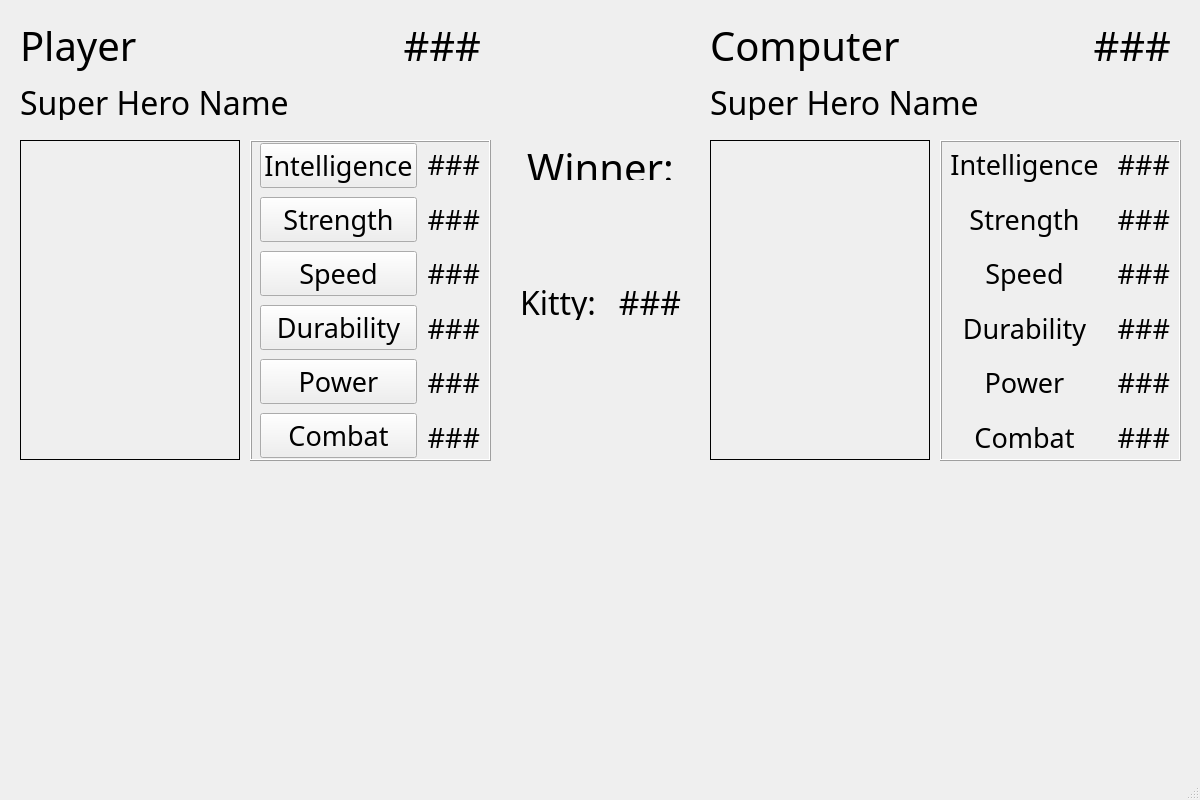
<?xml version="1.0" encoding="UTF-8"?>
<ui version="4.0">
 <class>MainWindow</class>
 <widget class="QMainWindow" name="MainWindow">
  <property name="geometry">
   <rect>
    <x>0</x>
    <y>0</y>
    <width>1200</width>
    <height>800</height>
   </rect>
  </property>
  <property name="windowTitle">
   <string>MainWindow</string>
  </property>
  <widget class="QWidget" name="centralwidget">
   <widget class="QLabel" name="player_img_lb">
    <property name="geometry">
     <rect>
      <x>20</x>
      <y>140</y>
      <width>220</width>
      <height>320</height>
     </rect>
    </property>
    <property name="frameShape">
     <enum>QFrame::Box</enum>
    </property>
    <property name="text">
     <string/>
    </property>
   </widget>
   <widget class="QLabel" name="label_2">
    <property name="geometry">
     <rect>
      <x>20</x>
      <y>20</y>
      <width>371</width>
      <height>51</height>
     </rect>
    </property>
    <property name="font">
     <font>
      <family>Eras Demi ITC</family>
      <pointsize>30</pointsize>
     </font>
    </property>
    <property name="text">
     <string>Player</string>
    </property>
    <property name="alignment">
     <set>Qt::AlignLeading|Qt::AlignLeft|Qt::AlignVCenter</set>
    </property>
   </widget>
   <widget class="QLabel" name="player_name_lb">
    <property name="geometry">
     <rect>
      <x>20</x>
      <y>80</y>
      <width>471</width>
      <height>40</height>
     </rect>
    </property>
    <property name="font">
     <font>
      <family>Eras Demi ITC</family>
      <pointsize>24</pointsize>
     </font>
    </property>
    <property name="text">
     <string>Super Hero Name</string>
    </property>
    <property name="alignment">
     <set>Qt::AlignLeading|Qt::AlignLeft|Qt::AlignTop</set>
    </property>
   </widget>
   <widget class="QFrame" name="frame">
    <property name="geometry">
     <rect>
      <x>250</x>
      <y>140</y>
      <width>241</width>
      <height>321</height>
     </rect>
    </property>
    <property name="autoFillBackground">
     <bool>true</bool>
    </property>
    <property name="frameShape">
     <enum>QFrame::Box</enum>
    </property>
    <property name="frameShadow">
     <enum>QFrame::Raised</enum>
    </property>
    <widget class="QWidget" name="layoutWidget">
     <property name="geometry">
      <rect>
       <x>10</x>
       <y>0</y>
       <width>220</width>
       <height>321</height>
      </rect>
     </property>
     <layout class="QHBoxLayout" name="horizontalLayout">
      <item>
       <layout class="QVBoxLayout" name="verticalLayout">
        <item>
         <widget class="QPushButton" name="player_intel_btn">
          <property name="font">
           <font>
            <family>Eras Demi ITC</family>
            <pointsize>20</pointsize>
            <weight>50</weight>
            <bold>false</bold>
           </font>
          </property>
          <property name="text">
           <string>Intelligence</string>
          </property>
         </widget>
        </item>
        <item>
         <widget class="QPushButton" name="player_str_btn">
          <property name="font">
           <font>
            <family>Eras Demi ITC</family>
            <pointsize>20</pointsize>
           </font>
          </property>
          <property name="text">
           <string>Strength</string>
          </property>
         </widget>
        </item>
        <item>
         <widget class="QPushButton" name="player_spd_btn">
          <property name="font">
           <font>
            <family>Eras Demi ITC</family>
            <pointsize>20</pointsize>
           </font>
          </property>
          <property name="text">
           <string>Speed</string>
          </property>
         </widget>
        </item>
        <item>
         <widget class="QPushButton" name="player_dura_btn">
          <property name="font">
           <font>
            <family>Eras Demi ITC</family>
            <pointsize>20</pointsize>
           </font>
          </property>
          <property name="text">
           <string>Durability</string>
          </property>
         </widget>
        </item>
        <item>
         <widget class="QPushButton" name="player_pwr_btn">
          <property name="font">
           <font>
            <family>Eras Demi ITC</family>
            <pointsize>20</pointsize>
           </font>
          </property>
          <property name="text">
           <string>Power</string>
          </property>
         </widget>
        </item>
        <item>
         <widget class="QPushButton" name="player_combat_btn">
          <property name="font">
           <font>
            <family>Eras Demi ITC</family>
            <pointsize>20</pointsize>
           </font>
          </property>
          <property name="text">
           <string>Combat</string>
          </property>
         </widget>
        </item>
       </layout>
      </item>
      <item>
       <layout class="QVBoxLayout" name="verticalLayout_2">
        <item>
         <widget class="QLabel" name="player_intel_lb">
          <property name="font">
           <font>
            <family>Eras Demi ITC</family>
            <pointsize>20</pointsize>
           </font>
          </property>
          <property name="text">
           <string>###</string>
          </property>
          <property name="alignment">
           <set>Qt::AlignRight|Qt::AlignTrailing|Qt::AlignVCenter</set>
          </property>
         </widget>
        </item>
        <item>
         <widget class="QLabel" name="player_str_lb">
          <property name="font">
           <font>
            <family>Eras Demi ITC</family>
            <pointsize>20</pointsize>
           </font>
          </property>
          <property name="text">
           <string>###</string>
          </property>
          <property name="alignment">
           <set>Qt::AlignRight|Qt::AlignTrailing|Qt::AlignVCenter</set>
          </property>
         </widget>
        </item>
        <item>
         <widget class="QLabel" name="player_spd_lb">
          <property name="font">
           <font>
            <family>Eras Demi ITC</family>
            <pointsize>20</pointsize>
           </font>
          </property>
          <property name="text">
           <string>###</string>
          </property>
          <property name="alignment">
           <set>Qt::AlignRight|Qt::AlignTrailing|Qt::AlignVCenter</set>
          </property>
         </widget>
        </item>
        <item>
         <widget class="QLabel" name="player_dura_lb">
          <property name="font">
           <font>
            <family>Eras Demi ITC</family>
            <pointsize>20</pointsize>
           </font>
          </property>
          <property name="text">
           <string>###</string>
          </property>
          <property name="alignment">
           <set>Qt::AlignRight|Qt::AlignTrailing|Qt::AlignVCenter</set>
          </property>
         </widget>
        </item>
        <item>
         <widget class="QLabel" name="player_pwr_lb">
          <property name="font">
           <font>
            <family>Eras Demi ITC</family>
            <pointsize>20</pointsize>
           </font>
          </property>
          <property name="text">
           <string>###</string>
          </property>
          <property name="alignment">
           <set>Qt::AlignRight|Qt::AlignTrailing|Qt::AlignVCenter</set>
          </property>
         </widget>
        </item>
        <item>
         <widget class="QLabel" name="player_combat_lb">
          <property name="font">
           <font>
            <family>Eras Demi ITC</family>
            <pointsize>20</pointsize>
           </font>
          </property>
          <property name="text">
           <string>###</string>
          </property>
          <property name="alignment">
           <set>Qt::AlignRight|Qt::AlignTrailing|Qt::AlignVCenter</set>
          </property>
         </widget>
        </item>
       </layout>
      </item>
     </layout>
    </widget>
   </widget>
   <widget class="QLabel" name="ai_img_lb">
    <property name="geometry">
     <rect>
      <x>710</x>
      <y>140</y>
      <width>220</width>
      <height>320</height>
     </rect>
    </property>
    <property name="frameShape">
     <enum>QFrame::Box</enum>
    </property>
    <property name="text">
     <string/>
    </property>
   </widget>
   <widget class="QLabel" name="ai_name_lb">
    <property name="geometry">
     <rect>
      <x>710</x>
      <y>80</y>
      <width>471</width>
      <height>40</height>
     </rect>
    </property>
    <property name="font">
     <font>
      <family>Eras Demi ITC</family>
      <pointsize>24</pointsize>
     </font>
    </property>
    <property name="text">
     <string>Super Hero Name</string>
    </property>
    <property name="alignment">
     <set>Qt::AlignLeading|Qt::AlignLeft|Qt::AlignTop</set>
    </property>
   </widget>
   <widget class="QFrame" name="frame_2">
    <property name="geometry">
     <rect>
      <x>940</x>
      <y>140</y>
      <width>241</width>
      <height>321</height>
     </rect>
    </property>
    <property name="autoFillBackground">
     <bool>true</bool>
    </property>
    <property name="frameShape">
     <enum>QFrame::Box</enum>
    </property>
    <property name="frameShadow">
     <enum>QFrame::Raised</enum>
    </property>
    <widget class="QWidget" name="layoutWidget">
     <property name="geometry">
      <rect>
       <x>10</x>
       <y>0</y>
       <width>220</width>
       <height>321</height>
      </rect>
     </property>
     <layout class="QHBoxLayout" name="horizontalLayout_2">
      <item>
       <layout class="QVBoxLayout" name="verticalLayout_3">
        <item>
         <widget class="QLabel" name="label_8">
          <property name="font">
           <font>
            <family>Eras Demi ITC</family>
            <pointsize>20</pointsize>
           </font>
          </property>
          <property name="text">
           <string>Intelligence</string>
          </property>
          <property name="alignment">
           <set>Qt::AlignCenter</set>
          </property>
         </widget>
        </item>
        <item>
         <widget class="QLabel" name="label_7">
          <property name="font">
           <font>
            <family>Eras Demi ITC</family>
            <pointsize>20</pointsize>
           </font>
          </property>
          <property name="text">
           <string>Strength</string>
          </property>
          <property name="alignment">
           <set>Qt::AlignCenter</set>
          </property>
         </widget>
        </item>
        <item>
         <widget class="QLabel" name="label_6">
          <property name="font">
           <font>
            <family>Eras Demi ITC</family>
            <pointsize>20</pointsize>
           </font>
          </property>
          <property name="text">
           <string>Speed</string>
          </property>
          <property name="alignment">
           <set>Qt::AlignCenter</set>
          </property>
         </widget>
        </item>
        <item>
         <widget class="QLabel" name="label_5">
          <property name="font">
           <font>
            <family>Eras Demi ITC</family>
            <pointsize>20</pointsize>
           </font>
          </property>
          <property name="text">
           <string>Durability</string>
          </property>
          <property name="alignment">
           <set>Qt::AlignCenter</set>
          </property>
         </widget>
        </item>
        <item>
         <widget class="QLabel" name="label_4">
          <property name="font">
           <font>
            <family>Eras Demi ITC</family>
            <pointsize>20</pointsize>
           </font>
          </property>
          <property name="text">
           <string>Power</string>
          </property>
          <property name="alignment">
           <set>Qt::AlignCenter</set>
          </property>
         </widget>
        </item>
        <item>
         <widget class="QLabel" name="label">
          <property name="font">
           <font>
            <family>Eras Demi ITC</family>
            <pointsize>20</pointsize>
           </font>
          </property>
          <property name="text">
           <string>Combat</string>
          </property>
          <property name="alignment">
           <set>Qt::AlignCenter</set>
          </property>
         </widget>
        </item>
       </layout>
      </item>
      <item>
       <layout class="QVBoxLayout" name="verticalLayout_4">
        <item>
         <widget class="QLabel" name="ai_intel_lb">
          <property name="font">
           <font>
            <family>Eras Demi ITC</family>
            <pointsize>20</pointsize>
           </font>
          </property>
          <property name="text">
           <string>###</string>
          </property>
          <property name="alignment">
           <set>Qt::AlignRight|Qt::AlignTrailing|Qt::AlignVCenter</set>
          </property>
         </widget>
        </item>
        <item>
         <widget class="QLabel" name="ai_str_lb">
          <property name="font">
           <font>
            <family>Eras Demi ITC</family>
            <pointsize>20</pointsize>
           </font>
          </property>
          <property name="text">
           <string>###</string>
          </property>
          <property name="alignment">
           <set>Qt::AlignRight|Qt::AlignTrailing|Qt::AlignVCenter</set>
          </property>
         </widget>
        </item>
        <item>
         <widget class="QLabel" name="ai_spd_lb">
          <property name="font">
           <font>
            <family>Eras Demi ITC</family>
            <pointsize>20</pointsize>
           </font>
          </property>
          <property name="text">
           <string>###</string>
          </property>
          <property name="alignment">
           <set>Qt::AlignRight|Qt::AlignTrailing|Qt::AlignVCenter</set>
          </property>
         </widget>
        </item>
        <item>
         <widget class="QLabel" name="ai_dura_lb">
          <property name="font">
           <font>
            <family>Eras Demi ITC</family>
            <pointsize>20</pointsize>
           </font>
          </property>
          <property name="text">
           <string>###</string>
          </property>
          <property name="alignment">
           <set>Qt::AlignRight|Qt::AlignTrailing|Qt::AlignVCenter</set>
          </property>
         </widget>
        </item>
        <item>
         <widget class="QLabel" name="ai_pwr_lb">
          <property name="font">
           <font>
            <family>Eras Demi ITC</family>
            <pointsize>20</pointsize>
           </font>
          </property>
          <property name="text">
           <string>###</string>
          </property>
          <property name="alignment">
           <set>Qt::AlignRight|Qt::AlignTrailing|Qt::AlignVCenter</set>
          </property>
         </widget>
        </item>
        <item>
         <widget class="QLabel" name="ai_combat_lb">
          <property name="font">
           <font>
            <family>Eras Demi ITC</family>
            <pointsize>20</pointsize>
           </font>
          </property>
          <property name="text">
           <string>###</string>
          </property>
          <property name="alignment">
           <set>Qt::AlignRight|Qt::AlignTrailing|Qt::AlignVCenter</set>
          </property>
         </widget>
        </item>
       </layout>
      </item>
     </layout>
    </widget>
   </widget>
   <widget class="QLabel" name="label_3">
    <property name="geometry">
     <rect>
      <x>710</x>
      <y>20</y>
      <width>361</width>
      <height>51</height>
     </rect>
    </property>
    <property name="font">
     <font>
      <family>Eras Demi ITC</family>
      <pointsize>30</pointsize>
     </font>
    </property>
    <property name="text">
     <string>Computer</string>
    </property>
    <property name="alignment">
     <set>Qt::AlignLeading|Qt::AlignLeft|Qt::AlignVCenter</set>
    </property>
   </widget>
   <widget class="QLabel" name="player_hand_lb">
    <property name="geometry">
     <rect>
      <x>390</x>
      <y>20</y>
      <width>91</width>
      <height>51</height>
     </rect>
    </property>
    <property name="font">
     <font>
      <family>Eras Demi ITC</family>
      <pointsize>30</pointsize>
     </font>
    </property>
    <property name="text">
     <string>###</string>
    </property>
    <property name="alignment">
     <set>Qt::AlignRight|Qt::AlignTrailing|Qt::AlignVCenter</set>
    </property>
   </widget>
   <widget class="QLabel" name="ai_hand_lb">
    <property name="geometry">
     <rect>
      <x>1080</x>
      <y>20</y>
      <width>91</width>
      <height>51</height>
     </rect>
    </property>
    <property name="font">
     <font>
      <family>Eras Demi ITC</family>
      <pointsize>30</pointsize>
     </font>
    </property>
    <property name="text">
     <string>###</string>
    </property>
    <property name="alignment">
     <set>Qt::AlignRight|Qt::AlignTrailing|Qt::AlignVCenter</set>
    </property>
   </widget>
   <widget class="QLabel" name="win_lb">
    <property name="geometry">
     <rect>
      <x>510</x>
      <y>200</y>
      <width>181</width>
      <height>41</height>
     </rect>
    </property>
    <property name="font">
     <font>
      <family>Eras Demi ITC</family>
      <pointsize>24</pointsize>
     </font>
    </property>
    <property name="text">
     <string/>
    </property>
    <property name="alignment">
     <set>Qt::AlignHCenter|Qt::AlignTop</set>
    </property>
   </widget>
   <widget class="QLabel" name="label_9">
    <property name="geometry">
     <rect>
      <x>500</x>
      <y>140</y>
      <width>201</width>
      <height>40</height>
     </rect>
    </property>
    <property name="font">
     <font>
      <family>Eras Demi ITC</family>
      <pointsize>30</pointsize>
     </font>
    </property>
    <property name="text">
     <string>Winner:</string>
    </property>
    <property name="alignment">
     <set>Qt::AlignHCenter|Qt::AlignTop</set>
    </property>
   </widget>
   <widget class="QLabel" name="label_10">
    <property name="geometry">
     <rect>
      <x>520</x>
      <y>280</y>
      <width>91</width>
      <height>40</height>
     </rect>
    </property>
    <property name="font">
     <font>
      <family>Eras Demi ITC</family>
      <pointsize>24</pointsize>
     </font>
    </property>
    <property name="text">
     <string>Kitty:</string>
    </property>
    <property name="alignment">
     <set>Qt::AlignLeading|Qt::AlignLeft|Qt::AlignTop</set>
    </property>
   </widget>
   <widget class="QLabel" name="kitty_lb">
    <property name="geometry">
     <rect>
      <x>610</x>
      <y>280</y>
      <width>71</width>
      <height>40</height>
     </rect>
    </property>
    <property name="font">
     <font>
      <family>Eras Demi ITC</family>
      <pointsize>24</pointsize>
     </font>
    </property>
    <property name="text">
     <string>###</string>
    </property>
    <property name="alignment">
     <set>Qt::AlignRight|Qt::AlignTop|Qt::AlignTrailing</set>
    </property>
   </widget>
   <widget class="QLabel" name="victory_lb">
    <property name="geometry">
     <rect>
      <x>500</x>
      <y>409</y>
      <width>201</width>
      <height>51</height>
     </rect>
    </property>
    <property name="font">
     <font>
      <family>Eras Demi ITC</family>
      <pointsize>30</pointsize>
     </font>
    </property>
    <property name="text">
     <string/>
    </property>
    <property name="alignment">
     <set>Qt::AlignHCenter|Qt::AlignTop</set>
    </property>
   </widget>
   <zorder>frame</zorder>
   <zorder>player_img_lb</zorder>
   <zorder>label_2</zorder>
   <zorder>player_name_lb</zorder>
   <zorder>ai_img_lb</zorder>
   <zorder>ai_name_lb</zorder>
   <zorder>frame_2</zorder>
   <zorder>label_3</zorder>
   <zorder>player_hand_lb</zorder>
   <zorder>ai_hand_lb</zorder>
   <zorder>win_lb</zorder>
   <zorder>label_9</zorder>
   <zorder>label_10</zorder>
   <zorder>kitty_lb</zorder>
   <zorder>victory_lb</zorder>
  </widget>
  <widget class="QStatusBar" name="statusbar"/>
 </widget>
 <resources/>
 <connections/>
</ui>
